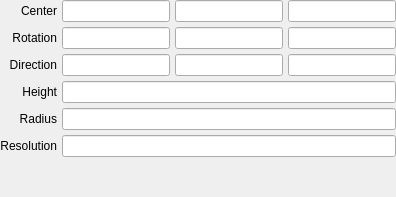
         <widget class="QWidget" name="cone">
          <layout class="QGridLayout" name="gridLayout_5">
           <property name="margin">
            <number>0</number>
           </property>
           <property name="spacing">
            <number>5</number>
           </property>
           <item row="4" column="0">
            <widget class="QLabel" name="label_18">
             <property name="text">
              <string>Radius</string>
             </property>
             <property name="alignment">
              <set>Qt::AlignRight|Qt::AlignTrailing|Qt::AlignVCenter</set>
             </property>
            </widget>
           </item>
           <item row="3" column="1">
            <widget class="QLineEdit" name="lineedit_cone_height"/>
           </item>
           <item row="2" column="0">
            <widget class="QLabel" name="label_21">
             <property name="text">
              <string>Direction</string>
             </property>
             <property name="alignment">
              <set>Qt::AlignRight|Qt::AlignTrailing|Qt::AlignVCenter</set>
             </property>
            </widget>
           </item>
           <item row="4" column="1">
            <widget class="QLineEdit" name="lineedit_cone_radius"/>
           </item>
           <item row="3" column="0">
            <widget class="QLabel" name="label_20">
             <property name="text">
              <string>Height</string>
             </property>
             <property name="alignment">
              <set>Qt::AlignRight|Qt::AlignTrailing|Qt::AlignVCenter</set>
             </property>
            </widget>
           </item>
           <item row="6" column="1">
            <spacer name="verticalSpacer_6">
             <property name="orientation">
              <enum>Qt::Vertical</enum>
             </property>
             <property name="sizeHint" stdset="0">
              <size>
               <width>20</width>
               <height>40</height>
              </size>
             </property>
            </spacer>
           </item>
           <item row="5" column="1">
            <widget class="QLineEdit" name="linerdit_cone_resolution"/>
           </item>
           <item row="5" column="0">
            <widget class="QLabel" name="label_19">
             <property name="text">
              <string>Resolution</string>
             </property>
             <property name="alignment">
              <set>Qt::AlignRight|Qt::AlignTrailing|Qt::AlignVCenter</set>
             </property>
            </widget>
           </item>
           <item row="0" column="0">
            <widget class="QLabel" name="label_17">
             <property name="text">
              <string>Center</string>
             </property>
             <property name="alignment">
              <set>Qt::AlignRight|Qt::AlignTrailing|Qt::AlignVCenter</set>
             </property>
            </widget>
           </item>
           <item row="0" column="1">
            <widget class="QFrame" name="frame_12">
             <property name="frameShape">
              <enum>QFrame::NoFrame</enum>
             </property>
             <property name="frameShadow">
              <enum>QFrame::Plain</enum>
             </property>
             <layout class="QHBoxLayout" name="horizontalLayout_10">
              <property name="spacing">
               <number>5</number>
              </property>
              <property name="margin">
               <number>0</number>
              </property>
              <item>
               <widget class="QLineEdit" name="lineedit_cone_center_x"/>
              </item>
              <item>
               <widget class="QLineEdit" name="lineedit_cone_center_y"/>
              </item>
              <item>
               <widget class="QLineEdit" name="lineedit_cone_center_z"/>
              </item>
             </layout>
            </widget>
           </item>
           <item row="2" column="1">
            <widget class="QFrame" name="frame_13">
             <property name="frameShape">
              <enum>QFrame::NoFrame</enum>
             </property>
             <property name="frameShadow">
              <enum>QFrame::Plain</enum>
             </property>
             <layout class="QHBoxLayout" name="horizontalLayout_11">
              <property name="spacing">
               <number>5</number>
              </property>
              <property name="margin">
               <number>0</number>
              </property>
              <item>
               <widget class="QLineEdit" name="lineedit_cone_direction_x"/>
              </item>
              <item>
               <widget class="QLineEdit" name="lineedit_cone_direction_y"/>
              </item>
              <item>
               <widget class="QLineEdit" name="lineedit_cone_direction_z"/>
              </item>
             </layout>
            </widget>
           </item>
           <item row="1" column="0">
            <widget class="QLabel" name="label_55">
             <property name="text">
              <string>Rotation</string>
             </property>
             <property name="alignment">
              <set>Qt::AlignRight|Qt::AlignTrailing|Qt::AlignVCenter</set>
             </property>
            </widget>
           </item>
           <item row="1" column="1">
            <widget class="QFrame" name="frame_31">
             <property name="frameShape">
              <enum>QFrame::NoFrame</enum>
             </property>
             <property name="frameShadow">
              <enum>QFrame::Plain</enum>
             </property>
             <layout class="QHBoxLayout" name="horizontalLayout_25">
              <property name="spacing">
               <number>5</number>
              </property>
              <property name="margin">
               <number>0</number>
              </property>
              <item>
               <widget class="QLineEdit" name="lineedit_cone_rotation_x"/>
              </item>
              <item>
               <widget class="QLineEdit" name="lineedit_cone_rotation_y"/>
              </item>
              <item>
               <widget class="QLineEdit" name="lineedit_cone_rotation_z"/>
              </item>
             </layout>
            </widget>
           </item>
          </layout>
         </widget>
